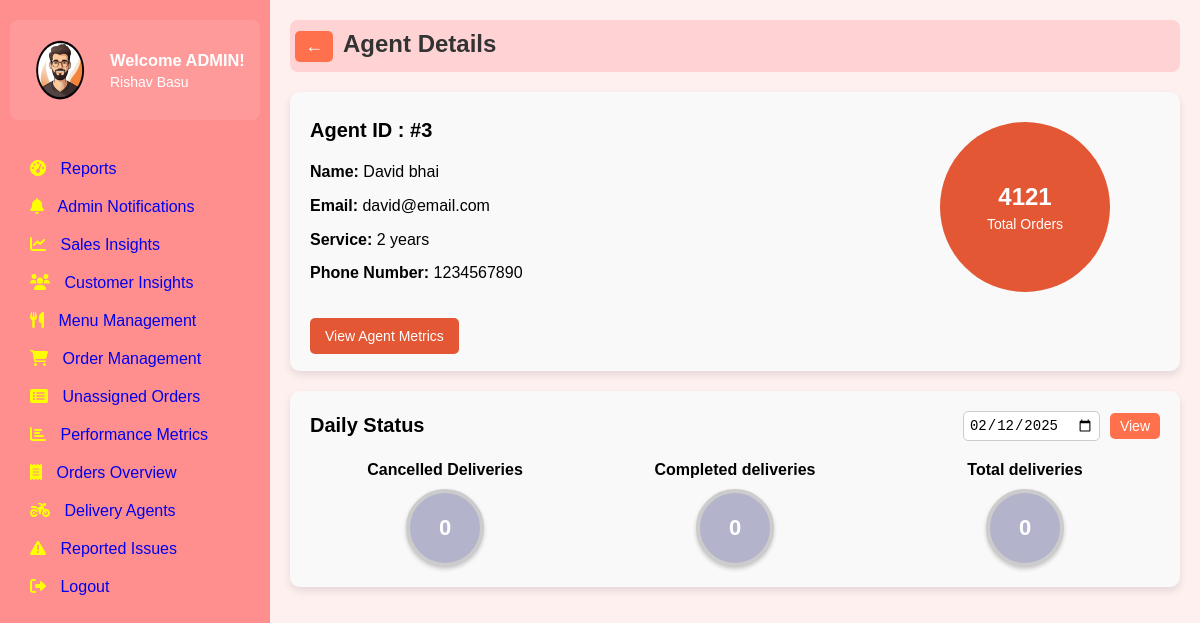
The page /staff/3 (signed in) on the database its author committed.
### tables this page shows
CREATE TABLE users (
        user_id INTEGER PRIMARY KEY AUTOINCREMENT,
        email TEXT UNIQUE NOT NULL,
        password_hash TEXT NOT NULL,
        full_name TEXT,
        phone_number TEXT,
        created_at TIMESTAMP DEFAULT CURRENT_TIMESTAMP,
        updated_at TIMESTAMP DEFAULT CURRENT_TIMESTAMP,
        last_login TIMESTAMP,
        is_active BOOLEAN DEFAULT TRUE,
        is_admin INTEGER DEFAULT 0,
        is_delivery_boy INTEGER DEFAULT 0,
        role_id INTEGER,
        FOREIGN KEY(role_id) REFERENCES roles(role_id)
    );

CREATE TABLE Delivery_agents (
        id INTEGER PRIMARY KEY,
        name TEXT NOT NULL,
        status TEXT NOT NULL,
        FOREIGN KEY (id) REFERENCES Users(user_id),
        FOREIGN KEY (name) REFERENCES Users(full_name)
    );

### app.py (the view)
@app.route('/staff/<agent_id>')
def staff_details(agent_id):
    if not is_admin():
        flash('Access denied. Admins only.', 'error')
        return redirect(url_for('signin'))
    conn = get_db_connection()
    staff = conn.execute('''SELECT da.*, u.email, u.phone_number, u.created_at, da.name as full_name, u.user_id
        FROM Delivery_agents da
        JOIN Users u ON da.id = u.user_id
        WHERE da.id = ?''', (agent_id,)).fetchone()
    if not staff:
        conn.close()
        return "Staff member not found", 404
    created_date = datetime.strptime(staff['created_at'], '%Y-%m-%d %H:%M:%S')
    years_of_service = relativedelta(datetime.now(), created_date).years
    total_orders = conn.execute('''SELECT COUNT(*) as count FROM Delivery WHERE Delivery_Agent_ID = ?
    ''', (agent_id,)).fetchone()['count']
    selected_date = request.args.get('date', date.today().isoformat())
    metrics = conn.execute('''SELECT
            COUNT(CASE WHEN Status = 'Cancelled' THEN 1 END) as cancelled_deliveries,
            COUNT(CASE WHEN Status IN ('Delivered on time', 'Delivered delayed') THEN 1 END) as completed_deliveries,
            COUNT(*) as total_deliveries
        FROM Delivery
        WHERE Delivery_Agent_ID = ?
        AND DATE(Pickup_time) = DATE(?)
    ''', (agent_id, selected_date)).fetchone()
    staff_dict = dict(staff)
    metrics_dict = dict(metrics)
    conn.close()
    return render_template('staff_details.html',user=staff_dict,years_of_service=years_of_service,total_orders=total_orders,
                         metrics=metrics_dict,selected_date=selected_date)

### app.py (called while the page is built)
def is_admin():
    user_email = session.get('user')
    if not user_email:
        print("No user in session")
        return False
    conn = get_db()
    cursor = conn.cursor()
    cursor.execute('SELECT is_admin FROM Users WHERE email = ?', (user_email,))
    user = cursor.fetchone()
    conn.close()
    if user:
        print(f"User {user_email} is {'an admin' if user['is_admin'] == 1 else 'not an admin'}")
    return user and user['is_admin'] == 1

@app.teardown_appcontext
def close_connection(exception):
    db = getattr(g, '_database', None)
    if db is not None:
        db.close()

def get_db():
    conn = sqlite3.connect('existing_database.db')
    conn.row_factory = sqlite3.Row
    return conn

def get_db_connection():
    conn = sqlite3.connect("existing_database.db")
    conn.row_factory = sqlite3.Row
    return conn

### templates/staff_details.html (shortened to what this page needs)
{% extends 'base.html' %}
{% block extra_css %}
<link rel="stylesheet" href="{{ url_for('static', filename='css/staff_details.css') }}">
{% endblock %}
{% block content %}
<div class="header">
    <div class="header-content">
    <button class="back-btn" onclick="window.history.back()">←</button><span class="order-title"><b>Agent Details</b></span>
</div>
</div>
<div class="agent-details">
    <div class="details">
        <div class="title-agent">Agent ID : #{{ user.user_id }}</div>
        <p><strong>Name:</strong> {{ user.full_name }}</p>
        <p><strong>Email:</strong> {{ user.email }}</p>
        <p><strong>Service:</strong> {{ years_of_service }} years</p>
        <p><strong>Phone Number:</strong> {{ user.phone_number }}</p>
        <br>
        <a href="{{url_for('performance_metrics')}}" class="view-metrics">View Agent Metrics</a>
    </div>
    <div class="total-orders" style="margin: 10px 50px;">
        <div>{{ total_orders }}</div>
        <span>Total Orders</span>
    </div>
</div>
<div class="daily-status">
    <div class="status-header">
        <h2>Daily Status</h2>
        <div class="date-picker">
            <input type="date" id="statusDate" value="{{ selected_date }}" class="date-input">
            <button onclick="updateMetrics()" class="view-btn">View</button>
        </div>
    </div>
    <div class="status">
        <div>
            <p>Cancelled Deliveries</p>
            <div class="circle">{{ metrics.cancelled_deliveries }}</div>
        </div>
        <div>
            <p>Completed deliveries</p>
            <div class="circle">{{ metrics.completed_deliveries }}</div>
        </div>
        <div>
            <p>Total deliveries</p>
            <div class="circle">{{ metrics.total_deliveries }}</div>
        </div>
    </div>
</div>
{% endblock %}

### static/css/staff_details.css (style rules this page uses)
.header { border-radius: 8px; margin-bottom: 20px; margin-left: 20px; display: flex; gap:20px; background-color: #FFD3D3; padding: 10px 5px 10px 5px; }
.back-btn { font-size: 18px; padding: 5px 10px; cursor: pointer; background-color: #ff704d; color: white; border: none; border-radius: 5px; }
.order-title { font-size: 24px; color: #333; margin-left: 10px; }
.header-content { justify-content: flex-start !important; }
.agent-details { display: flex; justify-content: space-between; align-items: flex-start; padding: 20px; background-color: #f9f9f9; border-radius: 10px; margin-bottom: 20px; box-shadow: 0 4px 8px rgba(0, 0, 0, 0.1); margin-left: 20px; }
.details { line-height: 1.8; font-size: 16px; flex-grow: 1; }
.details strong { font-weight: bold; }
.details p { margin: 5px 0; }
.title-agent { font-weight: bold; line-height: 1.8; font-size: 20px; margin-bottom: 10px; }
.view-metrics { margin-top: 15px; padding: 10px 15px; background-color: #e35734; color: white; border: none; border-radius: 5px; cursor: pointer; font-size: 14px; text-decoration: none; }
.total-orders { display: flex; flex-direction: column; align-items: center; justify-content: center; background-color: #e35734; padding: 20px; border-radius: 50%; color: white; min-width: 130px; min-height: 130px; text-align: center; margin-left: 20px; }
.total-orders div { font-size: 24px; font-weight: bold; }
.total-orders span { font-size: 14px; margin-top: 5px; }
.daily-status { background-color: #f9f9f9; padding: 20px; border-radius: 10px; box-shadow: 0 4px 8px rgba(0, 0, 0, 0.1); margin-left: 20px; }
.status-header { display: flex; justify-content: space-between; align-items: center; margin-bottom: 20px; }
.daily-status h2 { margin: 0; font-size: 20px; font-weight: bolder; }
.status { display: flex; justify-content: space-between; align-items: flex-start; gap: 20px; }
.status > div { flex: 1; text-align: center; }
.status p { margin-bottom: 10px; font-weight: bold; }
.circle { margin: 0 auto; background-color: #b3b3cc; color: white; font-size: 22px; font-weight: bold; width: 70px; height: 70px; border-radius: 50%; display: flex; align-items: center; justify-content: center; box-shadow: 0 2px 4px rgba(0, 0, 0, 0.2); border: 4px solid #ccc; }
.date-picker { display: flex; align-items: center; gap: 10px; }
.date-picker input[type="date"] { padding: 5px; font-size: 14px; border: 1px solid #ccc; border-radius: 5px; }
.view-btn { padding: 5px 10px; background-color: #ff704d; color: white; border: none; border-radius: 5px; cursor: pointer; font-size: 14px; }

### static/css/base.css (style rules this page uses)
body, h1, p, ul, li { margin: 0; padding: 0; list-style: none; box-sizing: border-box; }
h2 { margin-top: 0; font-size: 24px; }
body { font-family: Arial, sans-serif; background: #ffe6e698; }
.header { display: flex; justify-content: space-between; align-items: center; margin-bottom: 20px; }

### rows shown on the page
users: user_id "3", email "david@email.com", phone_number "1234567890"
Delivery_agents: full_name "David bhai"

### other values the page prints
{{ years_of_service }} "2"
{{ total_orders }} "4121"
{{ metrics.cancelled_deliveries }} "0"
{{ metrics.completed_deliveries }} "0"
{{ metrics.total_deliveries }} "0"
